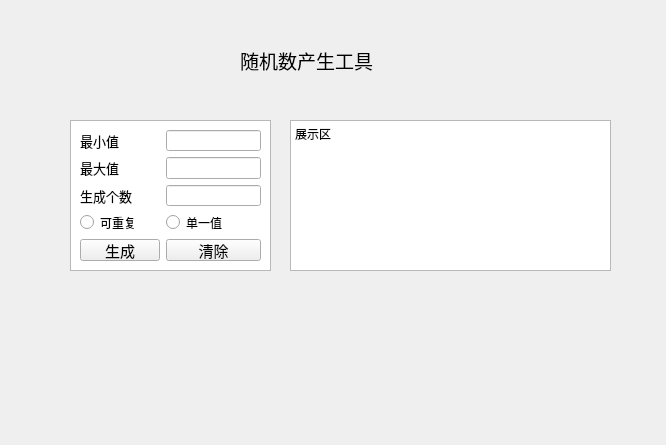
<?xml version="1.0" encoding="UTF-8"?>
<ui version="4.0">
 <class>Form</class>
 <widget class="QWidget" name="Form">
  <property name="geometry">
   <rect>
    <x>0</x>
    <y>0</y>
    <width>666</width>
    <height>445</height>
   </rect>
  </property>
  <property name="windowTitle">
   <string>Form</string>
  </property>
  <widget class="QLabel" name="label">
   <property name="geometry">
    <rect>
     <x>240</x>
     <y>40</y>
     <width>151</width>
     <height>41</height>
    </rect>
   </property>
   <property name="font">
    <font>
     <pointsize>14</pointsize>
     <weight>50</weight>
     <italic>false</italic>
     <bold>false</bold>
     <underline>false</underline>
    </font>
   </property>
   <property name="text">
    <string>随机数产生工具</string>
   </property>
  </widget>
  <widget class="QTextBrowser" name="textdisplay">
   <property name="geometry">
    <rect>
     <x>290</x>
     <y>120</y>
     <width>321</width>
     <height>151</height>
    </rect>
   </property>
   <property name="font">
    <font>
     <pointsize>12</pointsize>
    </font>
   </property>
   <property name="html">
    <string>&lt;!DOCTYPE HTML PUBLIC &quot;-//W3C//DTD HTML 4.0//EN&quot; &quot;http://www.w3.org/TR/REC-html40/strict.dtd&quot;&gt;
&lt;html&gt;&lt;head&gt;&lt;meta name=&quot;qrichtext&quot; content=&quot;1&quot; /&gt;&lt;style type=&quot;text/css&quot;&gt;
p, li { white-space: pre-wrap; }
&lt;/style&gt;&lt;/head&gt;&lt;body style=&quot; font-family:'SimSun'; font-size:12pt; font-weight:400; font-style:normal;&quot;&gt;
&lt;p style=&quot; margin-top:0px; margin-bottom:0px; margin-left:0px; margin-right:0px; -qt-block-indent:0; text-indent:0px;&quot;&gt;&lt;span style=&quot; font-family:'SimSun'; font-size:9pt;&quot;&gt;展示区&lt;/span&gt;&lt;/p&gt;&lt;/body&gt;&lt;/html&gt;</string>
   </property>
  </widget>
  <widget class="QWidget" name="formLayoutWidget">
   <property name="geometry">
    <rect>
     <x>80</x>
     <y>130</y>
     <width>181</width>
     <height>131</height>
    </rect>
   </property>
   <layout class="QFormLayout" name="formLayout">
    <item row="0" column="0">
     <widget class="QLabel" name="label_2">
      <property name="font">
       <font>
        <pointsize>10</pointsize>
       </font>
      </property>
      <property name="text">
       <string>最小值</string>
      </property>
     </widget>
    </item>
    <item row="0" column="1">
     <widget class="QLineEdit" name="editMin">
      <property name="font">
       <font>
        <pointsize>10</pointsize>
       </font>
      </property>
     </widget>
    </item>
    <item row="1" column="0">
     <widget class="QLabel" name="label_3">
      <property name="font">
       <font>
        <pointsize>10</pointsize>
       </font>
      </property>
      <property name="text">
       <string>最大值</string>
      </property>
     </widget>
    </item>
    <item row="1" column="1">
     <widget class="QLineEdit" name="editMax">
      <property name="font">
       <font>
        <pointsize>10</pointsize>
       </font>
      </property>
     </widget>
    </item>
    <item row="2" column="0">
     <widget class="QLabel" name="label_4">
      <property name="font">
       <font>
        <pointsize>10</pointsize>
       </font>
      </property>
      <property name="text">
       <string>生成个数</string>
      </property>
     </widget>
    </item>
    <item row="2" column="1">
     <widget class="QLineEdit" name="editCounter">
      <property name="font">
       <font>
        <pointsize>10</pointsize>
       </font>
      </property>
     </widget>
    </item>
    <item row="3" column="0">
     <widget class="QRadioButton" name="rbtnChongFu">
      <property name="font">
       <font>
        <pointsize>9</pointsize>
       </font>
      </property>
      <property name="text">
       <string>可重复</string>
      </property>
     </widget>
    </item>
    <item row="3" column="1">
     <widget class="QRadioButton" name="rbtnSingle">
      <property name="enabled">
       <bool>true</bool>
      </property>
      <property name="text">
       <string>单一值</string>
      </property>
     </widget>
    </item>
    <item row="4" column="0">
     <widget class="QPushButton" name="btnCreat">
      <property name="font">
       <font>
        <pointsize>11</pointsize>
       </font>
      </property>
      <property name="text">
       <string>生成</string>
      </property>
     </widget>
    </item>
    <item row="4" column="1">
     <widget class="QPushButton" name="btnClear">
      <property name="font">
       <font>
        <pointsize>11</pointsize>
       </font>
      </property>
      <property name="text">
       <string>清除</string>
      </property>
     </widget>
    </item>
   </layout>
  </widget>
  <widget class="QListView" name="listView">
   <property name="geometry">
    <rect>
     <x>70</x>
     <y>120</y>
     <width>201</width>
     <height>151</height>
    </rect>
   </property>
  </widget>
  <zorder>listView</zorder>
  <zorder>label</zorder>
  <zorder>textdisplay</zorder>
  <zorder>formLayoutWidget</zorder>
 </widget>
 <resources/>
 <connections>
  <connection>
   <sender>btnClear</sender>
   <signal>clicked()</signal>
   <receiver>textdisplay</receiver>
   <slot>clear()</slot>
   <hints>
    <hint type="sourcelabel">
     <x>231</x>
     <y>241</y>
    </hint>
    <hint type="destinationlabel">
     <x>390</x>
     <y>126</y>
    </hint>
   </hints>
  </connection>
  <connection>
   <sender>btnCreat</sender>
   <signal>clicked()</signal>
   <receiver>Form</receiver>
   <slot>btnCreat_click()</slot>
   <hints>
    <hint type="sourcelabel">
     <x>109</x>
     <y>244</y>
    </hint>
    <hint type="destinationlabel">
     <x>191</x>
     <y>308</y>
    </hint>
   </hints>
  </connection>
  <connection>
   <sender>editCounter</sender>
   <signal>editingFinished()</signal>
   <receiver>Form</receiver>
   <slot>editCounter_Finish()</slot>
   <hints>
    <hint type="sourcelabel">
     <x>193</x>
     <y>194</y>
    </hint>
    <hint type="destinationlabel">
     <x>193</x>
     <y>350</y>
    </hint>
   </hints>
  </connection>
  <connection>
   <sender>editCounter</sender>
   <signal>textChanged(QString)</signal>
   <receiver>Form</receiver>
   <slot>editCounter_Finish()</slot>
   <hints>
    <hint type="sourcelabel">
     <x>173</x>
     <y>195</y>
    </hint>
    <hint type="destinationlabel">
     <x>356</x>
     <y>282</y>
    </hint>
   </hints>
  </connection>
 </connections>
 <slots>
  <slot>btnCreat_click()</slot>
  <slot>editCounter_Finish()</slot>
 </slots>
</ui>
